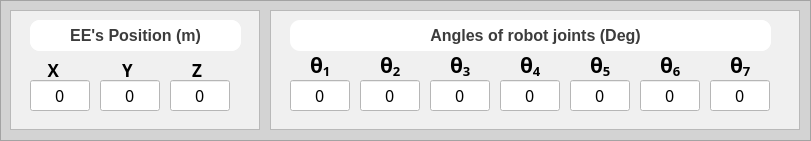
      <widget class="QFrame" name="fr_ee">
       <property name="geometry">
        <rect>
         <x>0</x>
         <y>460</y>
         <width>811</width>
         <height>141</height>
        </rect>
       </property>
       <property name="styleSheet">
        <string notr="true">background-color:lightgray;
</string>
       </property>
       <property name="frameShape">
        <enum>QFrame::StyledPanel</enum>
       </property>
       <property name="frameShadow">
        <enum>QFrame::Raised</enum>
       </property>
       <widget class="QFrame" name="fr_eepos">
        <property name="geometry">
         <rect>
          <x>10</x>
          <y>10</y>
          <width>250</width>
          <height>120</height>
         </rect>
        </property>
        <property name="styleSheet">
         <string notr="true">background-color: rgb(240, 240, 240);</string>
        </property>
        <property name="frameShape">
         <enum>QFrame::StyledPanel</enum>
        </property>
        <property name="frameShadow">
         <enum>QFrame::Raised</enum>
        </property>
        <widget class="QLabel" name="lb_x">
         <property name="geometry">
          <rect>
           <x>20</x>
           <y>50</y>
           <width>60</width>
           <height>20</height>
          </rect>
         </property>
         <property name="font">
          <font>
           <family>3ds</family>
           <pointsize>13</pointsize>
           <weight>75</weight>
           <bold>true</bold>
          </font>
         </property>
         <property name="styleSheet">
          <string notr="true">color: black;</string>
         </property>
         <property name="text">
          <string>    X </string>
         </property>
         <property name="alignment">
          <set>Qt::AlignLeading|Qt::AlignLeft|Qt::AlignVCenter</set>
         </property>
        </widget>
        <widget class="QLabel" name="lb_z">
         <property name="geometry">
          <rect>
           <x>160</x>
           <y>50</y>
           <width>60</width>
           <height>20</height>
          </rect>
         </property>
         <property name="font">
          <font>
           <family>3ds</family>
           <pointsize>13</pointsize>
           <weight>75</weight>
           <bold>true</bold>
          </font>
         </property>
         <property name="styleSheet">
          <string notr="true">color: black;</string>
         </property>
         <property name="text">
          <string>     Z </string>
         </property>
        </widget>
        <widget class="QLabel" name="lb_y">
         <property name="geometry">
          <rect>
           <x>90</x>
           <y>50</y>
           <width>60</width>
           <height>20</height>
          </rect>
         </property>
         <property name="font">
          <font>
           <family>3ds</family>
           <pointsize>13</pointsize>
           <weight>75</weight>
           <bold>true</bold>
          </font>
         </property>
         <property name="styleSheet">
          <string notr="true">color: black;</string>
         </property>
         <property name="text">
          <string>     Y </string>
         </property>
        </widget>
        <widget class="QFrame" name="fr_pos_title">
         <property name="geometry">
          <rect>
           <x>20</x>
           <y>10</y>
           <width>211</width>
           <height>31</height>
          </rect>
         </property>
         <property name="styleSheet">
          <string notr="true">background-color: white;
color: black;
border-radius:10px;</string>
         </property>
         <property name="frameShape">
          <enum>QFrame::StyledPanel</enum>
         </property>
         <property name="frameShadow">
          <enum>QFrame::Raised</enum>
         </property>
         <widget class="QLabel" name="lb_pos">
          <property name="geometry">
           <rect>
            <x>0</x>
            <y>0</y>
            <width>211</width>
            <height>31</height>
           </rect>
          </property>
          <property name="font">
           <font>
            <pointsize>12</pointsize>
           </font>
          </property>
          <property name="styleSheet">
           <string notr="true">color: rgb(60, 60,60);</string>
          </property>
          <property name="text">
           <string>&lt;html&gt;&lt;head/&gt;&lt;body&gt;&lt;p&gt;&lt;span style=&quot; font-weight:600;&quot;&gt;EE's Position (m)&lt;/span&gt;&lt;/p&gt;&lt;/body&gt;&lt;/html&gt;</string>
          </property>
          <property name="alignment">
           <set>Qt::AlignCenter</set>
          </property>
         </widget>
        </widget>
        <widget class="QLineEdit" name="tb_posx_ee">
         <property name="geometry">
          <rect>
           <x>20</x>
           <y>70</y>
           <width>60</width>
           <height>31</height>
          </rect>
         </property>
         <property name="font">
          <font>
           <family>3ds</family>
           <pointsize>12</pointsize>
          </font>
         </property>
         <property name="styleSheet">
          <string notr="true">background-color: rgb(255, 255, 255);</string>
         </property>
         <property name="text">
          <string>0</string>
         </property>
         <property name="alignment">
          <set>Qt::AlignCenter</set>
         </property>
         <property name="readOnly">
          <bool>true</bool>
         </property>
        </widget>
        <widget class="QLineEdit" name="tb_posy_ee">
         <property name="geometry">
          <rect>
           <x>90</x>
           <y>70</y>
           <width>60</width>
           <height>31</height>
          </rect>
         </property>
         <property name="font">
          <font>
           <family>3ds</family>
           <pointsize>12</pointsize>
          </font>
         </property>
         <property name="styleSheet">
          <string notr="true">background-color: rgb(255, 255, 255);</string>
         </property>
         <property name="text">
          <string>0</string>
         </property>
         <property name="alignment">
          <set>Qt::AlignCenter</set>
         </property>
         <property name="readOnly">
          <bool>true</bool>
         </property>
        </widget>
        <widget class="QLineEdit" name="tb_posz_ee">
         <property name="geometry">
          <rect>
           <x>160</x>
           <y>70</y>
           <width>60</width>
           <height>31</height>
          </rect>
         </property>
         <property name="font">
          <font>
           <family>3ds</family>
           <pointsize>12</pointsize>
          </font>
         </property>
         <property name="styleSheet">
          <string notr="true">background-color: rgb(255, 255, 255);</string>
         </property>
         <property name="text">
          <string>0</string>
         </property>
         <property name="alignment">
          <set>Qt::AlignCenter</set>
         </property>
         <property name="readOnly">
          <bool>true</bool>
         </property>
        </widget>
       </widget>
       <widget class="QFrame" name="gr_the">
        <property name="geometry">
         <rect>
          <x>270</x>
          <y>10</y>
          <width>530</width>
          <height>120</height>
         </rect>
        </property>
        <property name="styleSheet">
         <string notr="true">background-color: rgb(240, 240, 240);</string>
        </property>
        <property name="frameShape">
         <enum>QFrame::StyledPanel</enum>
        </property>
        <property name="frameShadow">
         <enum>QFrame::Raised</enum>
        </property>
        <widget class="QLabel" name="lb_the1">
         <property name="geometry">
          <rect>
           <x>40</x>
           <y>40</y>
           <width>21</width>
           <height>31</height>
          </rect>
         </property>
         <property name="font">
          <font>
           <family>3ds</family>
           <pointsize>13</pointsize>
           <weight>75</weight>
           <bold>true</bold>
          </font>
         </property>
         <property name="styleSheet">
          <string notr="true">color: black;</string>
         </property>
         <property name="text">
          <string>&lt;html&gt;&lt;head/&gt;&lt;body&gt;&lt;p&gt;&lt;span style=&quot; font-family:'Calibri','sans-serif'; font-size:16pt;&quot;&gt;θ&lt;/span&gt;&lt;span style=&quot; font-size:16pt; vertical-align:sub;&quot;&gt;1&lt;/span&gt;&lt;/p&gt;&lt;/body&gt;&lt;/html&gt;</string>
         </property>
        </widget>
        <widget class="QLabel" name="lb_the2">
         <property name="geometry">
          <rect>
           <x>110</x>
           <y>40</y>
           <width>21</width>
           <height>31</height>
          </rect>
         </property>
         <property name="font">
          <font>
           <family>3ds</family>
           <pointsize>13</pointsize>
           <weight>75</weight>
           <bold>true</bold>
          </font>
         </property>
         <property name="styleSheet">
          <string notr="true">color: black;</string>
         </property>
         <property name="text">
          <string>&lt;html&gt;&lt;head/&gt;&lt;body&gt;&lt;p&gt;&lt;span style=&quot; font-family:'Calibri','sans-serif'; font-size:16pt;&quot;&gt;θ&lt;/span&gt;&lt;span style=&quot; font-size:16pt; vertical-align:sub;&quot;&gt;2&lt;/span&gt;&lt;/p&gt;&lt;/body&gt;&lt;/html&gt;</string>
         </property>
        </widget>
        <widget class="QLabel" name="lb_the3">
         <property name="geometry">
          <rect>
           <x>180</x>
           <y>40</y>
           <width>21</width>
           <height>31</height>
          </rect>
         </property>
         <property name="font">
          <font>
           <family>3ds</family>
           <pointsize>13</pointsize>
           <weight>75</weight>
           <bold>true</bold>
          </font>
         </property>
         <property name="styleSheet">
          <string notr="true">color: black;</string>
         </property>
         <property name="text">
          <string>&lt;html&gt;&lt;head/&gt;&lt;body&gt;&lt;p&gt;&lt;span style=&quot; font-family:'Calibri','sans-serif'; font-size:16pt;&quot;&gt;θ&lt;/span&gt;&lt;span style=&quot; font-size:16pt; vertical-align:sub;&quot;&gt;3&lt;/span&gt;&lt;/p&gt;&lt;/body&gt;&lt;/html&gt;</string>
         </property>
        </widget>
        <widget class="QLabel" name="lb_the4">
         <property name="geometry">
          <rect>
           <x>250</x>
           <y>40</y>
           <width>21</width>
           <height>31</height>
          </rect>
         </property>
         <property name="font">
          <font>
           <family>3ds</family>
           <pointsize>13</pointsize>
           <weight>75</weight>
           <bold>true</bold>
          </font>
         </property>
         <property name="styleSheet">
          <string notr="true">color: black;</string>
         </property>
         <property name="text">
          <string>&lt;html&gt;&lt;head/&gt;&lt;body&gt;&lt;p&gt;&lt;span style=&quot; font-family:'Calibri','sans-serif'; font-size:16pt;&quot;&gt;θ&lt;/span&gt;&lt;span style=&quot; font-size:16pt; vertical-align:sub;&quot;&gt;4&lt;/span&gt;&lt;/p&gt;&lt;/body&gt;&lt;/html&gt;</string>
         </property>
        </widget>
        <widget class="QLabel" name="lb_the5">
         <property name="geometry">
          <rect>
           <x>320</x>
           <y>40</y>
           <width>21</width>
           <height>31</height>
          </rect>
         </property>
         <property name="font">
          <font>
           <family>3ds</family>
           <pointsize>13</pointsize>
           <weight>75</weight>
           <bold>true</bold>
          </font>
         </property>
         <property name="styleSheet">
          <string notr="true">color: black;</string>
         </property>
         <property name="text">
          <string>&lt;html&gt;&lt;head/&gt;&lt;body&gt;&lt;p&gt;&lt;span style=&quot; font-family:'Calibri','sans-serif'; font-size:16pt;&quot;&gt;θ&lt;/span&gt;&lt;span style=&quot; font-size:16pt; vertical-align:sub;&quot;&gt;5&lt;/span&gt;&lt;/p&gt;&lt;/body&gt;&lt;/html&gt;</string>
         </property>
        </widget>
        <widget class="QLabel" name="lb_the6">
         <property name="geometry">
          <rect>
           <x>390</x>
           <y>40</y>
           <width>21</width>
           <height>31</height>
          </rect>
         </property>
         <property name="font">
          <font>
           <family>3ds</family>
           <pointsize>13</pointsize>
           <weight>75</weight>
           <bold>true</bold>
          </font>
         </property>
         <property name="styleSheet">
          <string notr="true">color: black;</string>
         </property>
         <property name="text">
          <string>&lt;html&gt;&lt;head/&gt;&lt;body&gt;&lt;p&gt;&lt;span style=&quot; font-family:'Calibri','sans-serif'; font-size:16pt;&quot;&gt;θ&lt;/span&gt;&lt;span style=&quot; font-family:'Calibri','sans-serif'; font-size:16pt; vertical-align:sub;&quot;&gt;6&lt;/span&gt;&lt;/p&gt;&lt;/body&gt;&lt;/html&gt;</string>
         </property>
        </widget>
        <widget class="QLabel" name="lb_the7">
         <property name="geometry">
          <rect>
           <x>460</x>
           <y>40</y>
           <width>21</width>
           <height>31</height>
          </rect>
         </property>
         <property name="font">
          <font>
           <family>3ds</family>
           <pointsize>13</pointsize>
           <weight>75</weight>
           <bold>true</bold>
          </font>
         </property>
         <property name="styleSheet">
          <string notr="true">color: black;</string>
         </property>
         <property name="text">
          <string>&lt;html&gt;&lt;head/&gt;&lt;body&gt;&lt;p&gt;&lt;span style=&quot; font-family:'Calibri','sans-serif'; font-size:16pt;&quot;&gt;θ&lt;/span&gt;&lt;span style=&quot; font-size:16pt; vertical-align:sub;&quot;&gt;7&lt;/span&gt;&lt;/p&gt;&lt;/body&gt;&lt;/html&gt;</string>
         </property>
        </widget>
        <widget class="QFrame" name="fr_the_title">
         <property name="geometry">
          <rect>
           <x>20</x>
           <y>10</y>
           <width>481</width>
           <height>31</height>
          </rect>
         </property>
         <property name="styleSheet">
          <string notr="true">background-color: white;
color: black;
border-radius:10px;</string>
         </property>
         <property name="frameShape">
          <enum>QFrame::StyledPanel</enum>
         </property>
         <property name="frameShadow">
          <enum>QFrame::Raised</enum>
         </property>
         <widget class="QLabel" name="lb_the">
          <property name="geometry">
           <rect>
            <x>10</x>
            <y>0</y>
            <width>471</width>
            <height>31</height>
           </rect>
          </property>
          <property name="font">
           <font>
            <pointsize>12</pointsize>
           </font>
          </property>
          <property name="styleSheet">
           <string notr="true">color: rgb(60, 60,60);</string>
          </property>
          <property name="text">
           <string>&lt;html&gt;&lt;head/&gt;&lt;body&gt;&lt;p&gt;&lt;span style=&quot; font-weight:600;&quot;&gt;Angles of robot joints (Deg)&lt;/span&gt;&lt;/p&gt;&lt;/body&gt;&lt;/html&gt;</string>
          </property>
          <property name="alignment">
           <set>Qt::AlignCenter</set>
          </property>
         </widget>
        </widget>
        <widget class="QLineEdit" name="tb_the1_ee">
         <property name="geometry">
          <rect>
           <x>20</x>
           <y>70</y>
           <width>60</width>
           <height>31</height>
          </rect>
         </property>
         <property name="font">
          <font>
           <family>3ds</family>
           <pointsize>12</pointsize>
          </font>
         </property>
         <property name="styleSheet">
          <string notr="true">background-color: rgb(255, 255, 255);</string>
         </property>
         <property name="text">
          <string>0</string>
         </property>
         <property name="alignment">
          <set>Qt::AlignCenter</set>
         </property>
         <property name="readOnly">
          <bool>true</bool>
         </property>
        </widget>
        <widget class="QLineEdit" name="tb_the2_ee">
         <property name="geometry">
          <rect>
           <x>90</x>
           <y>70</y>
           <width>60</width>
           <height>31</height>
          </rect>
         </property>
         <property name="font">
          <font>
           <family>3ds</family>
           <pointsize>12</pointsize>
          </font>
         </property>
         <property name="styleSheet">
          <string notr="true">background-color: rgb(255, 255, 255);</string>
         </property>
         <property name="text">
          <string>0</string>
         </property>
         <property name="alignment">
          <set>Qt::AlignCenter</set>
         </property>
         <property name="readOnly">
          <bool>true</bool>
         </property>
        </widget>
        <widget class="QLineEdit" name="tb_the3_ee">
         <property name="geometry">
          <rect>
           <x>160</x>
           <y>70</y>
           <width>60</width>
           <height>31</height>
          </rect>
         </property>
         <property name="font">
          <font>
           <family>3ds</family>
           <pointsize>12</pointsize>
          </font>
         </property>
         <property name="styleSheet">
          <string notr="true">background-color: rgb(255, 255, 255);</string>
         </property>
         <property name="text">
          <string>0</string>
         </property>
         <property name="alignment">
          <set>Qt::AlignCenter</set>
         </property>
         <property name="readOnly">
          <bool>true</bool>
         </property>
        </widget>
        <widget class="QLineEdit" name="tb_the4_ee">
         <property name="geometry">
          <rect>
           <x>230</x>
           <y>70</y>
           <width>60</width>
           <height>31</height>
          </rect>
         </property>
         <property name="font">
          <font>
           <family>3ds</family>
           <pointsize>12</pointsize>
          </font>
         </property>
         <property name="styleSheet">
          <string notr="true">background-color: rgb(255, 255, 255);</string>
         </property>
         <property name="text">
          <string>0</string>
         </property>
         <property name="alignment">
          <set>Qt::AlignCenter</set>
         </property>
         <property name="readOnly">
          <bool>true</bool>
         </property>
        </widget>
        <widget class="QLineEdit" name="tb_the5_ee">
         <property name="geometry">
          <rect>
           <x>300</x>
           <y>70</y>
           <width>60</width>
           <height>31</height>
          </rect>
         </property>
         <property name="font">
          <font>
           <family>3ds</family>
           <pointsize>12</pointsize>
          </font>
         </property>
         <property name="styleSheet">
          <string notr="true">background-color: rgb(255, 255, 255);</string>
         </property>
         <property name="text">
          <string>0</string>
         </property>
         <property name="alignment">
          <set>Qt::AlignCenter</set>
         </property>
         <property name="readOnly">
          <bool>true</bool>
         </property>
        </widget>
        <widget class="QLineEdit" name="tb_the6_ee">
         <property name="geometry">
          <rect>
           <x>370</x>
           <y>70</y>
           <width>60</width>
           <height>31</height>
          </rect>
         </property>
         <property name="font">
          <font>
           <family>3ds</family>
           <pointsize>12</pointsize>
          </font>
         </property>
         <property name="styleSheet">
          <string notr="true">background-color: rgb(255, 255, 255);</string>
         </property>
         <property name="text">
          <string>0</string>
         </property>
         <property name="alignment">
          <set>Qt::AlignCenter</set>
         </property>
         <property name="readOnly">
          <bool>true</bool>
         </property>
        </widget>
        <widget class="QLineEdit" name="tb_the7_ee">
         <property name="geometry">
          <rect>
           <x>440</x>
           <y>70</y>
           <width>60</width>
           <height>31</height>
          </rect>
         </property>
         <property name="font">
          <font>
           <family>3ds</family>
           <pointsize>12</pointsize>
          </font>
         </property>
         <property name="styleSheet">
          <string notr="true">background-color: rgb(255, 255, 255);</string>
         </property>
         <property name="text">
          <string>0</string>
         </property>
         <property name="alignment">
          <set>Qt::AlignCenter</set>
         </property>
         <property name="readOnly">
          <bool>true</bool>
         </property>
        </widget>
        <zorder>lb_the7</zorder>
        <zorder>lb_the6</zorder>
        <zorder>lb_the5</zorder>
        <zorder>lb_the4</zorder>
        <zorder>lb_the3</zorder>
        <zorder>lb_the2</zorder>
        <zorder>lb_the1</zorder>
        <zorder>fr_the_title</zorder>
        <zorder>tb_the1_ee</zorder>
        <zorder>tb_the2_ee</zorder>
        <zorder>tb_the3_ee</zorder>
        <zorder>tb_the4_ee</zorder>
        <zorder>tb_the5_ee</zorder>
        <zorder>tb_the6_ee</zorder>
        <zorder>tb_the7_ee</zorder>
       </widget>
      </widget>
